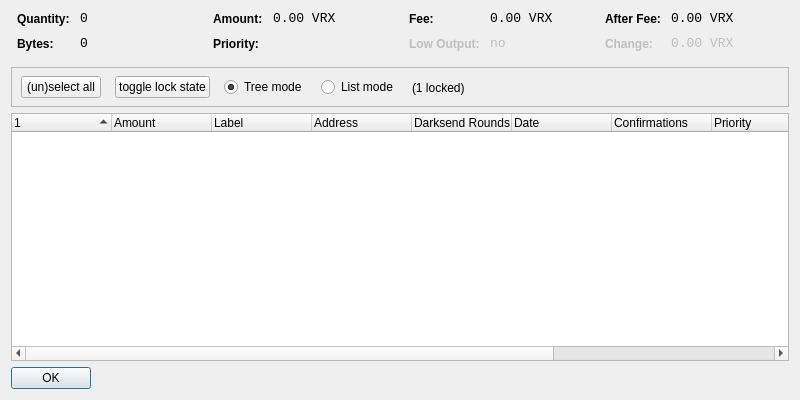
<?xml version="1.0" encoding="UTF-8"?>
<ui version="4.0">
 <class>CoinControlDialog</class>
 <widget class="QDialog" name="CoinControlDialog">
  <property name="geometry">
   <rect>
    <x>0</x>
    <y>0</y>
    <width>800</width>
    <height>400</height>
   </rect>
  </property>
  <property name="windowTitle">
   <string>Coin Control</string>
  </property>
  <layout class="QVBoxLayout" name="verticalLayout">
   <item>
    <layout class="QHBoxLayout" name="horizontalLayoutTop" stretch="0,0,0,0">
     <property name="topMargin">
      <number>0</number>
     </property>
     <property name="bottomMargin">
      <number>10</number>
     </property>
     <item>
      <layout class="QFormLayout" name="formLayoutCoinControl1">
       <property name="horizontalSpacing">
        <number>10</number>
       </property>
       <property name="verticalSpacing">
        <number>10</number>
       </property>
       <property name="leftMargin">
        <number>6</number>
       </property>
       <property name="rightMargin">
        <number>6</number>
       </property>
       <item row="0" column="0">
        <widget class="QLabel" name="labelCoinControlQuantityText">
         <property name="styleSheet">
          <string notr="true">font-weight:bold;</string>
         </property>
         <property name="text">
          <string>Quantity:</string>
         </property>
        </widget>
       </item>
       <item row="0" column="1">
        <widget class="QLabel" name="labelCoinControlQuantity">
         <property name="font">
          <font>
           <family>Monospace</family>
           <pointsize>10</pointsize>
          </font>
         </property>
         <property name="cursor">
          <cursorShape>IBeamCursor</cursorShape>
         </property>
         <property name="contextMenuPolicy">
          <enum>Qt::ActionsContextMenu</enum>
         </property>
         <property name="text">
          <string notr="true">0</string>
         </property>
         <property name="textInteractionFlags">
          <set>Qt::LinksAccessibleByMouse|Qt::TextSelectableByKeyboard|Qt::TextSelectableByMouse</set>
         </property>
        </widget>
       </item>
       <item row="1" column="0">
        <widget class="QLabel" name="labelCoinControlBytesText">
         <property name="styleSheet">
          <string notr="true">font-weight:bold;</string>
         </property>
         <property name="text">
          <string>Bytes:</string>
         </property>
        </widget>
       </item>
       <item row="1" column="1">
        <widget class="QLabel" name="labelCoinControlBytes">
         <property name="font">
          <font>
           <family>Monospace</family>
           <pointsize>10</pointsize>
          </font>
         </property>
         <property name="cursor">
          <cursorShape>IBeamCursor</cursorShape>
         </property>
         <property name="contextMenuPolicy">
          <enum>Qt::ActionsContextMenu</enum>
         </property>
         <property name="text">
          <string notr="true">0</string>
         </property>
         <property name="textInteractionFlags">
          <set>Qt::LinksAccessibleByMouse|Qt::TextSelectableByKeyboard|Qt::TextSelectableByMouse</set>
         </property>
        </widget>
       </item>
      </layout>
     </item>
     <item>
      <layout class="QFormLayout" name="formLayoutCoinControl2">
       <property name="horizontalSpacing">
        <number>10</number>
       </property>
       <property name="verticalSpacing">
        <number>10</number>
       </property>
       <property name="leftMargin">
        <number>6</number>
       </property>
       <property name="rightMargin">
        <number>6</number>
       </property>
       <item row="0" column="0">
        <widget class="QLabel" name="labelCoinControlAmountText">
         <property name="styleSheet">
          <string notr="true">font-weight:bold;</string>
         </property>
         <property name="text">
          <string>Amount:</string>
         </property>
        </widget>
       </item>
       <item row="0" column="1">
        <widget class="QLabel" name="labelCoinControlAmount">
         <property name="font">
          <font>
           <family>Monospace</family>
           <pointsize>10</pointsize>
          </font>
         </property>
         <property name="cursor">
          <cursorShape>IBeamCursor</cursorShape>
         </property>
         <property name="contextMenuPolicy">
          <enum>Qt::ActionsContextMenu</enum>
         </property>
         <property name="text">
          <string notr="true">0.00 VRX</string>
         </property>
         <property name="textInteractionFlags">
          <set>Qt::LinksAccessibleByMouse|Qt::TextSelectableByKeyboard|Qt::TextSelectableByMouse</set>
         </property>
        </widget>
       </item>
       <item row="1" column="0">
        <widget class="QLabel" name="labelCoinControlPriorityText">
         <property name="styleSheet">
          <string notr="true">font-weight:bold;</string>
         </property>
         <property name="text">
          <string>Priority:</string>
         </property>
        </widget>
       </item>
       <item row="1" column="1">
        <widget class="QLabel" name="labelCoinControlPriority">
         <property name="font">
          <font>
           <family>Monospace</family>
           <pointsize>10</pointsize>
          </font>
         </property>
         <property name="cursor">
          <cursorShape>IBeamCursor</cursorShape>
         </property>
         <property name="contextMenuPolicy">
          <enum>Qt::ActionsContextMenu</enum>
         </property>
         <property name="text">
          <string/>
         </property>
         <property name="textInteractionFlags">
          <set>Qt::LinksAccessibleByMouse|Qt::TextSelectableByKeyboard|Qt::TextSelectableByMouse</set>
         </property>
        </widget>
       </item>
      </layout>
     </item>
     <item>
      <layout class="QFormLayout" name="formLayoutCoinControl3">
       <property name="horizontalSpacing">
        <number>10</number>
       </property>
       <property name="verticalSpacing">
        <number>10</number>
       </property>
       <property name="leftMargin">
        <number>6</number>
       </property>
       <property name="rightMargin">
        <number>6</number>
       </property>
       <item row="0" column="0">
        <widget class="QLabel" name="labelCoinControlFeeText">
         <property name="styleSheet">
          <string notr="true">font-weight:bold;</string>
         </property>
         <property name="text">
          <string>Fee:</string>
         </property>
        </widget>
       </item>
       <item row="0" column="1">
        <widget class="QLabel" name="labelCoinControlFee">
         <property name="font">
          <font>
           <family>Monospace</family>
           <pointsize>10</pointsize>
          </font>
         </property>
         <property name="cursor">
          <cursorShape>IBeamCursor</cursorShape>
         </property>
         <property name="contextMenuPolicy">
          <enum>Qt::ActionsContextMenu</enum>
         </property>
         <property name="text">
          <string notr="true">0.00 VRX</string>
         </property>
         <property name="textInteractionFlags">
          <set>Qt::LinksAccessibleByMouse|Qt::TextSelectableByKeyboard|Qt::TextSelectableByMouse</set>
         </property>
        </widget>
       </item>
       <item row="1" column="0">
        <widget class="QLabel" name="labelCoinControlLowOutputText">
         <property name="enabled">
          <bool>false</bool>
         </property>
         <property name="styleSheet">
          <string notr="true">font-weight:bold;</string>
         </property>
         <property name="text">
          <string>Low Output:</string>
         </property>
        </widget>
       </item>
       <item row="1" column="1">
        <widget class="QLabel" name="labelCoinControlLowOutput">
         <property name="enabled">
          <bool>false</bool>
         </property>
         <property name="font">
          <font>
           <family>Monospace</family>
           <pointsize>10</pointsize>
          </font>
         </property>
         <property name="cursor">
          <cursorShape>IBeamCursor</cursorShape>
         </property>
         <property name="contextMenuPolicy">
          <enum>Qt::ActionsContextMenu</enum>
         </property>
         <property name="text">
          <string notr="true">no</string>
         </property>
         <property name="textInteractionFlags">
          <set>Qt::LinksAccessibleByMouse|Qt::TextSelectableByKeyboard|Qt::TextSelectableByMouse</set>
         </property>
        </widget>
       </item>
      </layout>
     </item>
     <item>
      <layout class="QFormLayout" name="formLayoutCoinControl4">
       <property name="horizontalSpacing">
        <number>10</number>
       </property>
       <property name="verticalSpacing">
        <number>10</number>
       </property>
       <property name="leftMargin">
        <number>6</number>
       </property>
       <property name="rightMargin">
        <number>6</number>
       </property>
       <item row="0" column="0">
        <widget class="QLabel" name="labelCoinControlAfterFeeText">
         <property name="styleSheet">
          <string notr="true">font-weight:bold;</string>
         </property>
         <property name="text">
          <string>After Fee:</string>
         </property>
        </widget>
       </item>
       <item row="0" column="1">
        <widget class="QLabel" name="labelCoinControlAfterFee">
         <property name="font">
          <font>
           <family>Monospace</family>
           <pointsize>10</pointsize>
          </font>
         </property>
         <property name="cursor">
          <cursorShape>IBeamCursor</cursorShape>
         </property>
         <property name="contextMenuPolicy">
          <enum>Qt::ActionsContextMenu</enum>
         </property>
         <property name="text">
          <string notr="true">0.00 VRX</string>
         </property>
         <property name="textInteractionFlags">
          <set>Qt::LinksAccessibleByMouse|Qt::TextSelectableByKeyboard|Qt::TextSelectableByMouse</set>
         </property>
        </widget>
       </item>
       <item row="1" column="0">
        <widget class="QLabel" name="labelCoinControlChangeText">
         <property name="enabled">
          <bool>false</bool>
         </property>
         <property name="styleSheet">
          <string notr="true">font-weight:bold;</string>
         </property>
         <property name="text">
          <string>Change:</string>
         </property>
        </widget>
       </item>
       <item row="1" column="1">
        <widget class="QLabel" name="labelCoinControlChange">
         <property name="enabled">
          <bool>false</bool>
         </property>
         <property name="font">
          <font>
           <family>Monospace</family>
           <pointsize>10</pointsize>
          </font>
         </property>
         <property name="cursor">
          <cursorShape>IBeamCursor</cursorShape>
         </property>
         <property name="contextMenuPolicy">
          <enum>Qt::ActionsContextMenu</enum>
         </property>
         <property name="text">
          <string notr="true">0.00 VRX</string>
         </property>
         <property name="textInteractionFlags">
          <set>Qt::LinksAccessibleByMouse|Qt::TextSelectableByKeyboard|Qt::TextSelectableByMouse</set>
         </property>
        </widget>
       </item>
      </layout>
     </item>
    </layout>
   </item>
   <item>
    <widget class="QFrame" name="frame">
     <property name="minimumSize">
      <size>
       <width>0</width>
       <height>40</height>
      </size>
     </property>
     <property name="frameShape">
      <enum>QFrame::StyledPanel</enum>
     </property>
     <property name="frameShadow">
      <enum>QFrame::Sunken</enum>
     </property>
     <widget class="QWidget" name="horizontalLayoutWidget">
      <property name="geometry">
       <rect>
        <x>10</x>
        <y>0</y>
        <width>581</width>
        <height>41</height>
       </rect>
      </property>
      <layout class="QHBoxLayout" name="horizontalLayoutPanel" stretch="0,0,0,0,0">
       <property name="spacing">
        <number>14</number>
       </property>
       <item>
        <widget class="QPushButton" name="pushButtonSelectAll">
         <property name="sizePolicy">
          <sizepolicy hsizetype="Maximum" vsizetype="Fixed">
           <horstretch>0</horstretch>
           <verstretch>0</verstretch>
          </sizepolicy>
         </property>
         <property name="text">
          <string>(un)select all</string>
         </property>
        </widget>
       </item>
        <item>
         <widget class="QPushButton" name="pushButtonToggleLock">
          <property name="sizePolicy">
           <sizepolicy hsizetype="Maximum" vsizetype="Fixed">
            <horstretch>0</horstretch>
            <verstretch>0</verstretch>
           </sizepolicy>
          </property>
          <property name="text">
           <string>toggle lock state</string>
          </property>
          <property name="autoDefault">
           <bool>false</bool>
          </property>
         </widget>
        </item>
       <item>
        <widget class="QRadioButton" name="radioTreeMode">
         <property name="sizePolicy">
          <sizepolicy hsizetype="Maximum" vsizetype="Fixed">
           <horstretch>0</horstretch>
           <verstretch>0</verstretch>
          </sizepolicy>
         </property>
         <property name="text">
          <string>Tree mode</string>
         </property>
         <property name="checked">
          <bool>true</bool>
         </property>
        </widget>
       </item>
       <item>
        <widget class="QRadioButton" name="radioListMode">
         <property name="sizePolicy">
          <sizepolicy hsizetype="Maximum" vsizetype="Fixed">
           <horstretch>0</horstretch>
           <verstretch>0</verstretch>
          </sizepolicy>
         </property>
         <property name="text">
          <string>List mode</string>
         </property>
        </widget>
       </item>
        <item>
         <widget class="QLabel" name="labelLocked">
          <property name="text">
           <string>(1 locked)</string>
          </property>
         </widget>
        </item>
       <item>
        <spacer name="horizontalSpacer">
         <property name="orientation">
          <enum>Qt::Horizontal</enum>
         </property>
         <property name="sizeHint" stdset="0">
          <size>
           <width>40</width>
           <height>20</height>
          </size>
         </property>
        </spacer>
       </item>
      </layout>
     </widget>
    </widget>
   </item>
   <item>
    <widget class="CoinControlTreeWidget" name="treeWidget">
     <property name="contextMenuPolicy">
      <enum>Qt::CustomContextMenu</enum>
     </property>
     <property name="sortingEnabled">
      <bool>false</bool>
     </property>
     <property name="columnCount">
      <number>11</number>
     </property>
     <attribute name="headerShowSortIndicator" stdset="0">
      <bool>true</bool>
     </attribute>
     <attribute name="headerStretchLastSection">
      <bool>false</bool>
     </attribute>
     <column>
      <property name="text">
       <string/>
      </property>
     </column>
     <column>
      <property name="text">
       <string>Amount</string>
      </property>
     </column>
     <column>
      <property name="text">
       <string>Label</string>
      </property>
     </column>
     <column>
      <property name="text">
       <string>Address</string>
      </property>
     </column>
     <column>
      <property name="text">
       <string>Darksend Rounds</string>
      </property>
    </column>
     <column>
      <property name="text">
       <string>Date</string>
      </property>
     </column>
     <column>
      <property name="text">
       <string>Confirmations</string>
      </property>
      <property name="toolTip">
       <string>Confirmed</string>
      </property>
     </column>
     <column>
      <property name="text">
       <string>Priority</string>
      </property>
     </column>
     <column>
      <property name="text">
       <string/>
      </property>
     </column>
     <column>
      <property name="text">
       <string/>
      </property>
     </column>
     <column>
      <property name="text">
       <string/>
      </property>
     </column>
     <column>
      <property name="text">
       <string/>
      </property>
     </column>
    </widget>
   </item>
   <item>
    <widget class="QDialogButtonBox" name="buttonBox">
     <property name="sizePolicy">
      <sizepolicy hsizetype="Maximum" vsizetype="Fixed">
       <horstretch>0</horstretch>
       <verstretch>0</verstretch>
      </sizepolicy>
     </property>
     <property name="orientation">
      <enum>Qt::Horizontal</enum>
     </property>
     <property name="standardButtons">
      <set>QDialogButtonBox::Ok</set>
     </property>
    </widget>
   </item>
  </layout>
 </widget>
 <customwidgets>
  <customwidget>
   <class>CoinControlTreeWidget</class>
   <extends>QTreeWidget</extends>
   <header>coincontroltreewidget.h</header>
  </customwidget>
 </customwidgets>
 <resources/>
 <connections/>
</ui>
